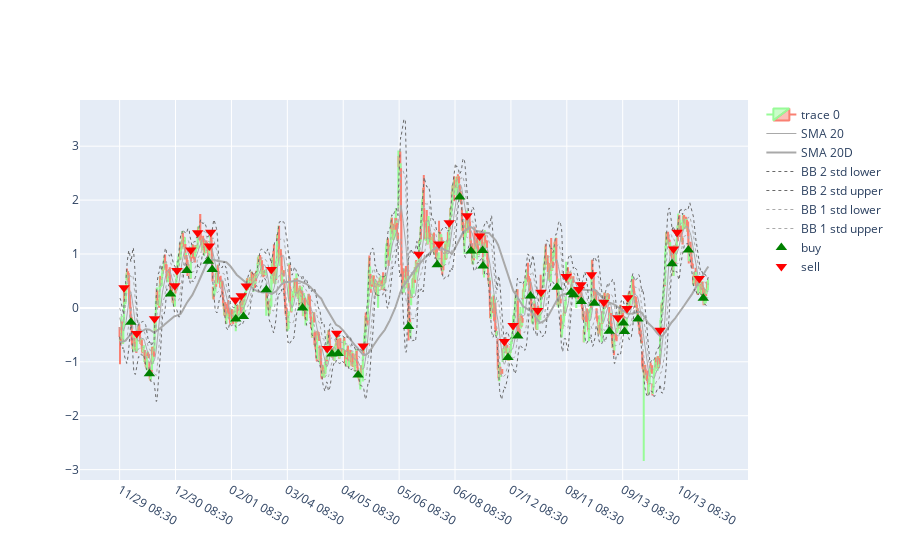

Here is the notebook cell this chart was saved with:
### Markdown cell above
#### PLOT

### Code cell
plot2(df_spread_bb,1)

### Figure 1 — Plotly figure (JSON) as saved in the notebook; plotly's stock layout.template omitted (floating-point values rounded to 4 significant figures; data arrays with more than 128 entries replaced by an {"elided": "..."} marker saying what was removed)
{"data": [{"close": {"elided": "1623 float values"}, "decreasing": {"line": {"color": "salmon"}}, "high": {"elided": "1623 float values"}, "increasing": {"line": {"color": "PaleGreen"}}, "low": {"elided": "1623 float values"}, "open": {"elided": "1623 float values"}, "type": "candlestick", "x": {"elided": "1623 str values"}}, {"line": {"color": "darkgray", "width": 1}, "name": "SMA 20", "type": "scatter", "x": {"elided": "1623 str values"}, "y": {"elided": "1623 float values"}}, {"line": {"color": "darkgray", "width": 2}, "name": "SMA 20D", "type": "scatter", "x": {"elided": "1623 str values"}, "y": {"elided": "1623 float values"}}, {"line": {"color": "dimgray", "dash": "dot", "width": 1}, "name": "BB 2 std lower", "type": "scatter", "x": {"elided": "1623 str values"}, "y": {"elided": "1623 float values"}}, {"line": {"color": "dimgray", "dash": "dot", "width": 1}, "name": "BB 2 std upper", "type": "scatter", "x": {"elided": "1623 str values"}, "y": {"elided": "1623 float values"}}, {"line": {"color": "darkgray", "dash": "dot", "width": 1}, "name": "BB 1 std lower", "type": "scatter", "x": {"elided": "1623 str values"}, "y": {"elided": "1623 float values"}}, {"line": {"color": "darkgray", "dash": "dot", "width": 1}, "name": "BB 1 std upper", "type": "scatter", "x": {"elided": "1623 str values"}, "y": {"elided": "1623 float values"}}, {"marker": {"color": "Green", "size": 10, "symbol": "triangle-up"}, "mode": "markers", "name": "buy", "type": "scatter", "x": {"elided": "1623 str values"}, "y": {"elided": "1623 float values"}}, {"marker": {"color": "Red", "size": 10, "symbol": "triangle-down"}, "mode": "markers", "name": "sell", "type": "scatter", "x": {"elided": "1623 str values"}, "y": {"elided": "1623 float values"}}], "layout": {"xaxis": {"nticks": 12, "rangeslider": {"visible": false}, "type": "category"}}}
